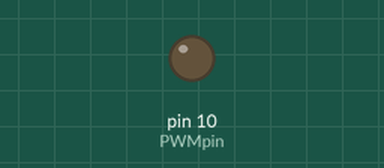
Recording of a sketch running on a simulated Arduino Uno, built with avr-gcc and run on an emulated ATmega328P. Shown: output pins drawn as LEDs (lit = HIGH).

Above: at 0.05 s.
At 1.6 s:
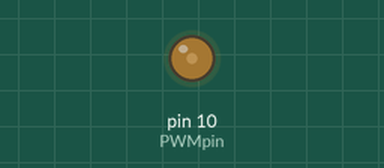
At 3.2 s:
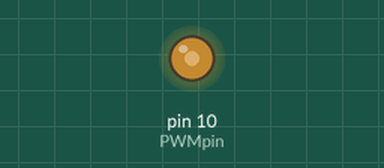
At 6.4 s:
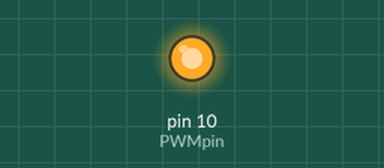
Timing chart, 0 to 8.3 s (numbered marks = the images above):
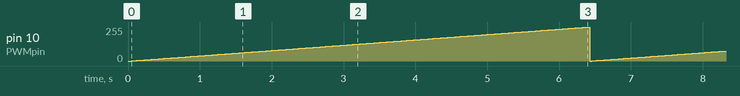

Measured:
- by itself, pin 10 (PWMpin): ramps from 0/255 to 255/255 and jumps back, once every 6.4 s

The sketch:

loop.ino
```cpp
int PWMpin = 10;  // LED in series with 470 ohm resistor on pin 10

void setup() {
  // no setup needed
}

void loop() {
  for (int i = 0; i <= 255; i++) {
    delay(25);
    analogWrite(PWMpin, i);
  }
}
```
